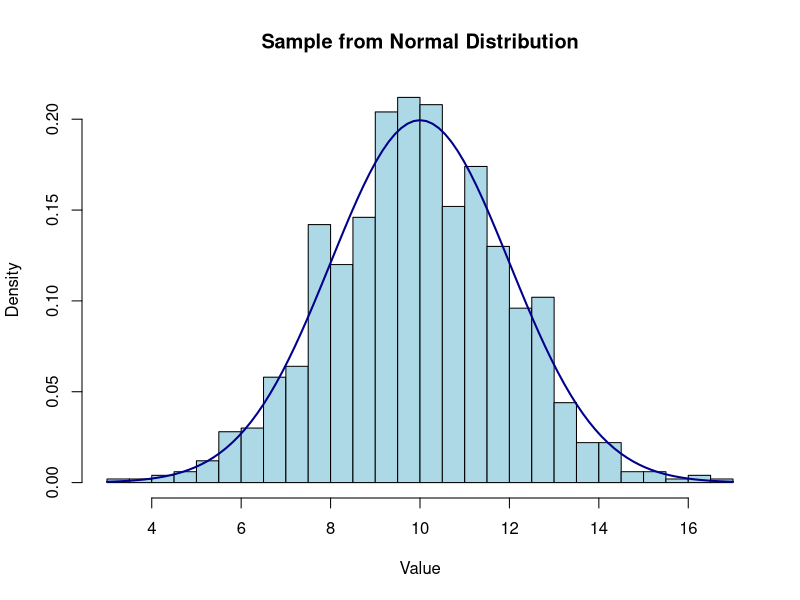
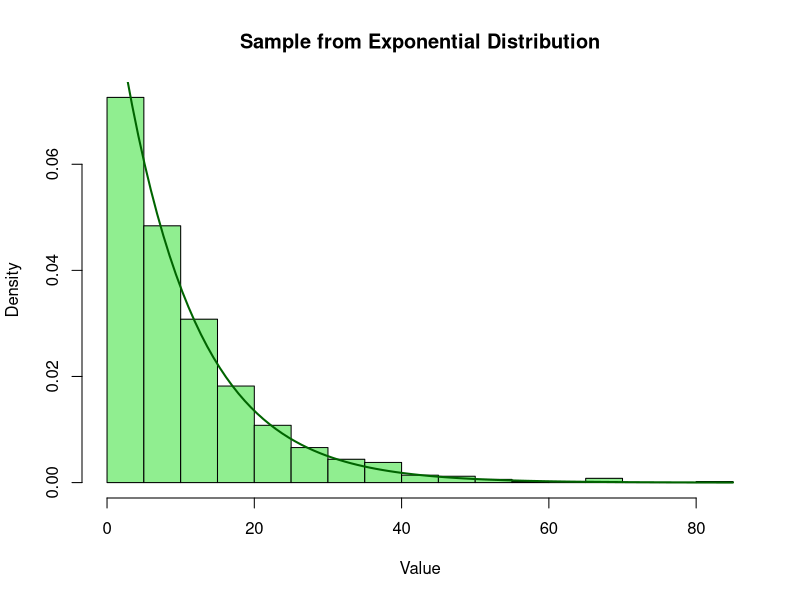
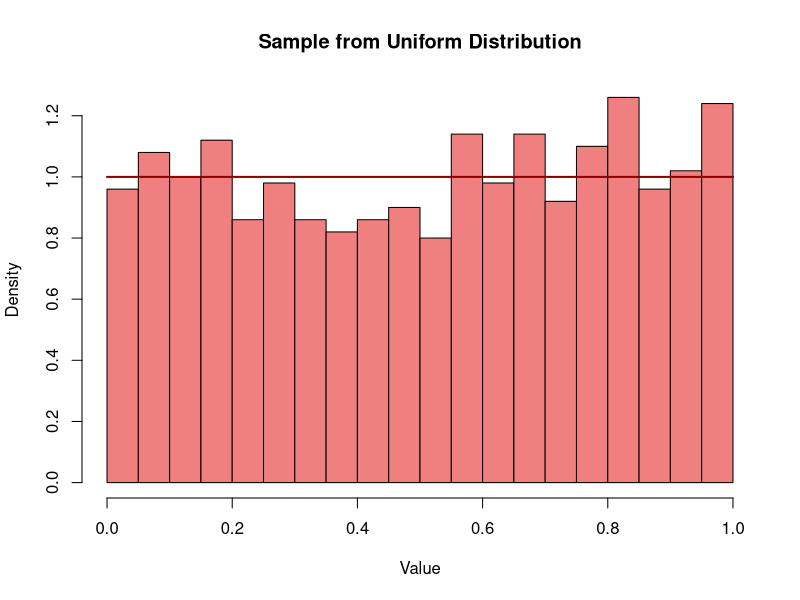

Generate these figures, in order, with R:

# Generisemo nasumicni uzorak iz normalne distribucije

# Postavljamo pocetnu vrednost za generator
# nasumicnih brojeva
set.seed(42)

sample_normal <- rnorm(1000, mean = 10, sd = 2)

# Crtamo histogram prethodno odabranih 1000 vrednosti
hist(sample_normal, breaks = 30, freq = FALSE, main = "Sample from Normal Distribution",
     xlab = "Value", ylab = "Density", col = "lightblue")

# Preko histograma crtamo funkciju gustine verovatnoce
# normalne distribucije
curve(dnorm(x, mean = 10, sd = 2), add = TRUE, col = "darkblue", lwd = 2)


# Generisemo nasumicne vrednosti iz eksponencijalne distribucije
set.seed(42)
sample_exponential <- rexp(1000, rate = 0.1)

# Iscrtamo histogram vrednosti
hist(sample_exponential, breaks = 30, freq = FALSE, main = "Sample from Exponential Distribution",
     xlab = "Value", ylab = "Density", col = "lightgreen")

# Preko histograma crtamo krivu gustine verovatnoce
curve(dexp(x, rate = 0.1), add = TRUE, col = "darkgreen", lwd = 2)


# Generisemo uniformne vrednosti
sample_uniform <- runif(1000, min = 0, max = 1)

# Crtamo histogram...
hist(sample_uniform, breaks = 30, freq = FALSE, main = "Sample from Uniform Distribution",
     xlab = "Value", ylab = "Density", col = "lightcoral")

# ...i gustinu verovatnoce
curve(dunif(x, min = 0, max = 1), add = TRUE, col = "darkred", lwd = 2)


# Prelazimo na statisticke testove

# Korelacija

# Ucitamo mtcars skup
data(mtcars)

View(mtcars)

# Racunamo Pearson-ovu korelaciju izmedju mpg (miles per gallon) i wt (weight)
correlation <- cor.test(mtcars$mpg, mtcars$wt, method = "pearson")

# Ispisujemo rezultat testa na ekran
print(correlation)

if (correlation$p.value < 0.05) {
  cat("There is a significant correlation between mpg and wt (p < 0.05).\n")
} else {
  cat("There is no significant correlation between mpg and wt (p ≥ 0.05).\n")
}

# Upareni t-test

# Ucitamo skup podataka
data(PlantGrowth)

# ...prikazemo ga
View(PlantGrowth)

group1 <- PlantGrowth$weight[PlantGrowth$group == "ctrl"]
group2 <- PlantGrowth$weight[PlantGrowth$group == "trt2"]

# Uporedimo 2 grupe t-testom
paired_t_test <- t.test(group1, group2, paired = TRUE)

print(paired_t_test)

if (paired_t_test$p.value < 0.05) {
  cat("There is a significant difference in weights before and after treatment (p < 0.05).\n")
} else {
  cat("There is no significant difference in weights before and after treatment (p ≥ 0.05).\n")
}

# hi-kvadrat test

# Ucitavamo swiss skup podataka
data(swiss)

View(swiss)

# Od numerickih kolona dobijemo kategoricke
swiss$Fertility_Category <- cut(swiss$Fertility, breaks = 3, labels = c("low", "medium", "high"))
swiss$Catholic_Category <- cut(swiss$Catholic, breaks = 3, labels = c("low", "medium", "high"))

cont_table = table(swiss$Fertility_Category, swiss$Catholic_Category)

# Prosledimo matricu u hi-kvadrat test
chi_squared_test <- chisq.test(cont_table)

print(chi_squared_test)

if (chi_squared_test$p.value < 0.05) {
  cat("There is a significant association between fertility rate and Catholic percentage (p < 0.05).\n")
} else {
  cat("There is no significant association between fertility rate and Catholic percentage (p ≥ 0.05).\n")
}

# Fisher-ov test

# Load mtcars dataset
data(mtcars)

View(mtcars)

# Pretvaramo kolone u boolean vrednosti (da/ne)
mtcars$HighMPG <- ifelse(mtcars$mpg >= median(mtcars$mpg), TRUE, FALSE)
mtcars$ManualTransmission <- ifelse(mtcars$am == 1, TRUE, FALSE)

# Pokrecemo Fisher-ov test 
fisher_test <- fisher.test(table(mtcars$HighMPG, mtcars$ManualTransmission))

print(fisher_test)

if (fisher_test$p.value < 0.05) {
  cat("There is a significant association between high MPG and manual transmission (p < 0.05).\n")
} else {
  cat("There is no significant association between high MPG and manual transmission (p ≥ 0.05).\n")
}

